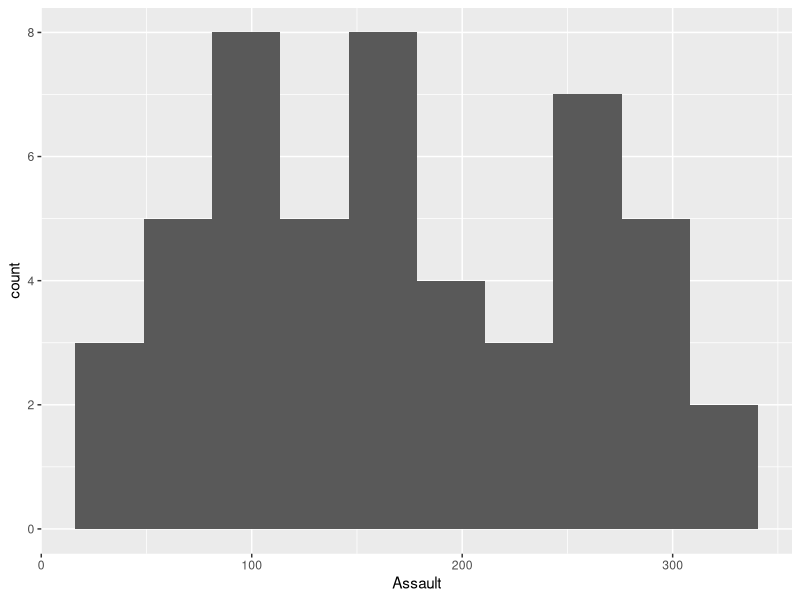
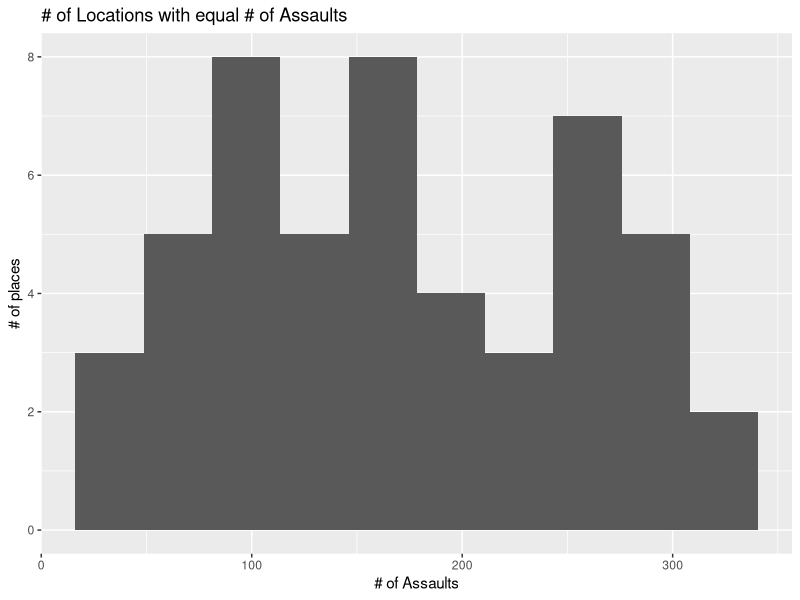

Recreate these plots in R, in order.
## Audrey's file

library(tidyverse)
# load packages

## STEP 1: Hayden
arrests <- read_csv("USArrests.csv")

# load in dataset

## STEP 2: Madeleine
library(ggplot2)

# creating a bar graph
plot <- ggplot(arrests, aes(x=Assault)) + geom_histogram(bins = 10)
plot

## STEP 3: Audrey
finished_plot <- plot + ggtitle("# of Locations with equal # of Assaults") + xlab("# of Assaults") + ylab("# of places")
finished_plot
